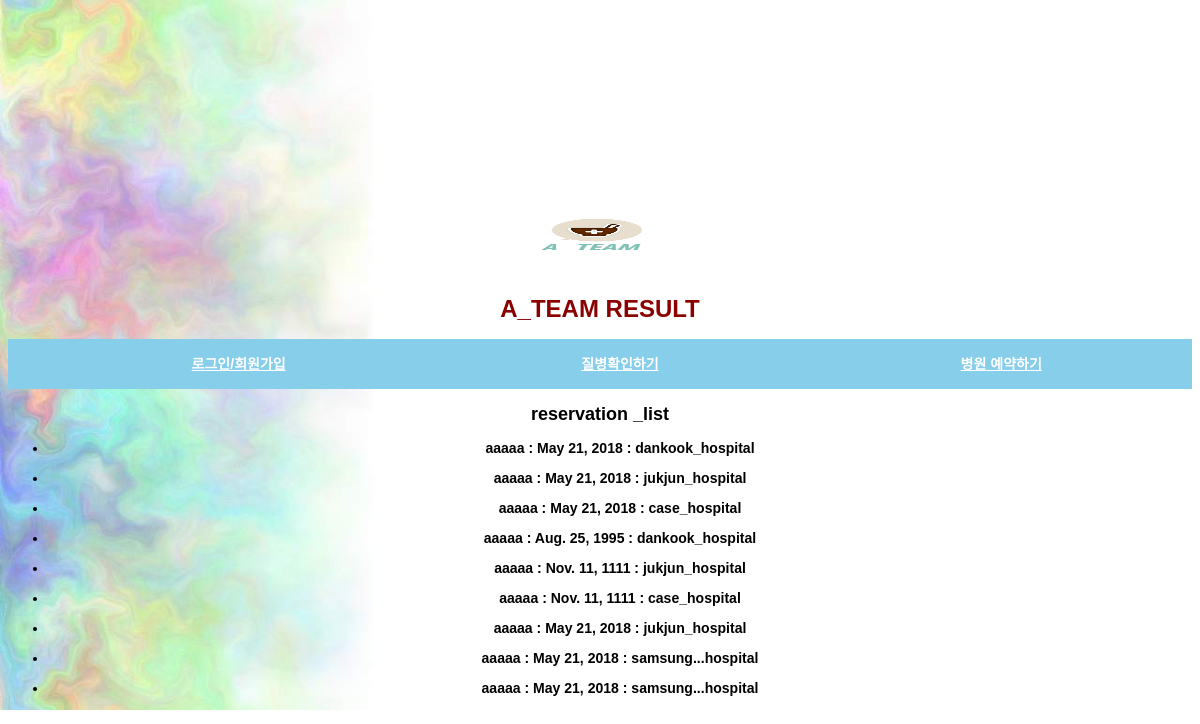
The page /reservation/reservation_result/ (signed in) on the database its author committed.
### reservation/models.py (models this page shows, shortened)
class Reservation(models.Model):
    username_id = models.ForeignKey(User, on_delete=models.CASCADE)
    hospital = models.CharField(max_length=100)
    reservation_date = models.DateField()

### reservation/views.py (the view)
class reservationResultPageView(TemplateView):
    def get(self, request, *args, **kwargs):
        try:
            req = request.session['user_id']
            reservation_all = Reservation.objects.all()#filter(username_id=req)
            reservation_bind = {'reservation_all': reservation_all}
            return render(request, 'reservation/reservation_result.html', reservation_bind)
        except:
            return redirect('home')

### reservation/templates/reservation/reservation_result.html
{% extends 'home.html' %}
{% block content %}
    <center >
     <h2>reservation _list</h2>
        <ul>
        {% for reservation in reservation_all %}
        <h3><li>{{ reservation.username_id }} : {{ reservation.reservation_date }} : {{ reservation.hospital }}</li></h3>
        {% endfor %}
        </ul>
    </center>
{% endblock content %}

### templates/home.html (shortened to what this page needs)
{% extends "base.html" %}
 {% block sidebar %}
             <div class="nav">
			<ul>
				<li id="nav1">
					<a href="#">로그인/회원가입</a>
				</li>
				<li id="nav2">
					<a href="{% url 'check:check' %}">질병확인하기</a>
				</li>
				<li id="nav3">
					<a href="{% url 'reservation:index' %}">병원 예약하기</a>
				</li>
			</ul>
		</div>
        {% endblock %}

### templates/base.html (shortened to what this page needs)
<!DOCTYPE html>
<html lang="en">
<head>
{% block css %}
    {% load static %}
    <link rel="stylesheet" type="text/css" href="{% static 'polls/base_css.css' %}"/>
{% endblock css %}
</head>
<body>
        <header>
			<div class="logo">
                <a href="/">
				<img src="{% static 'images/logo.png' %}">
				</a>
			</div>
			<h1>A_TEAM RESULT</h1>
		</header>
    <div id="sidebar">
        {% block sidebar %}{% endblock %}
    </div>
    <div id="content">
        {% block content %}
        {% endblock content %}
    </div>
</body>
</html>

### polls/static/polls/base_css.css (style rules this page uses)
html { font-size:12px; font-family:"Nanum Gothic","Malgun Gothic","나눔 고딕","맑은 고딕",sans-serif; }
.logo { width:300px;margin:0 auto; }
.logo img { width:300px;height:76px; }
body { background:url("../images/back2.jpg"); background-size: 100% 100%; background-repeat:no-repeat; margin-top : 200px }
header { width:100%; }
h1 { text-align:center; display:block; color:darkred; }
.nav { width:100%; }
.nav > ul { width:100%; height:50px; font-size:0px; background:skyblue; box-sizing:border-box; }
.nav > ul > li { width:33.33%; float:left; display:inline-block; text-align:center; font-size:14px; font-weight:bold; line-height:50px; height:50px; }
.nav > ul > li > a { display:block; width:100%; height:50px; color:white }

### rows shown on the page
Reservation: username_id "aaaaa", reservation_date "May 21, 2018", hospital "dankook_hospital"
Reservation: username_id "aaaaa", reservation_date "May 21, 2018", hospital "jukjun_hospital"
Reservation: username_id "aaaaa", reservation_date "May 21, 2018", hospital "case_hospital"
Reservation: username_id "aaaaa", reservation_date "Aug. 25, 1995", hospital "dankook_hospital"
Reservation: username_id "aaaaa", reservation_date "Nov. 11, 1111", hospital "jukjun_hospital"
Reservation: username_id "aaaaa", reservation_date "Nov. 11, 1111", hospital "case_hospital"
Reservation: username_id "aaaaa", reservation_date "May 21, 2018", hospital "jukjun_hospital"
Reservation: username_id "aaaaa", reservation_date "May 21, 2018", hospital "samsung...hospital"
Reservation: username_id "aaaaa", reservation_date "May 21, 2018", hospital "samsung...hospital"
